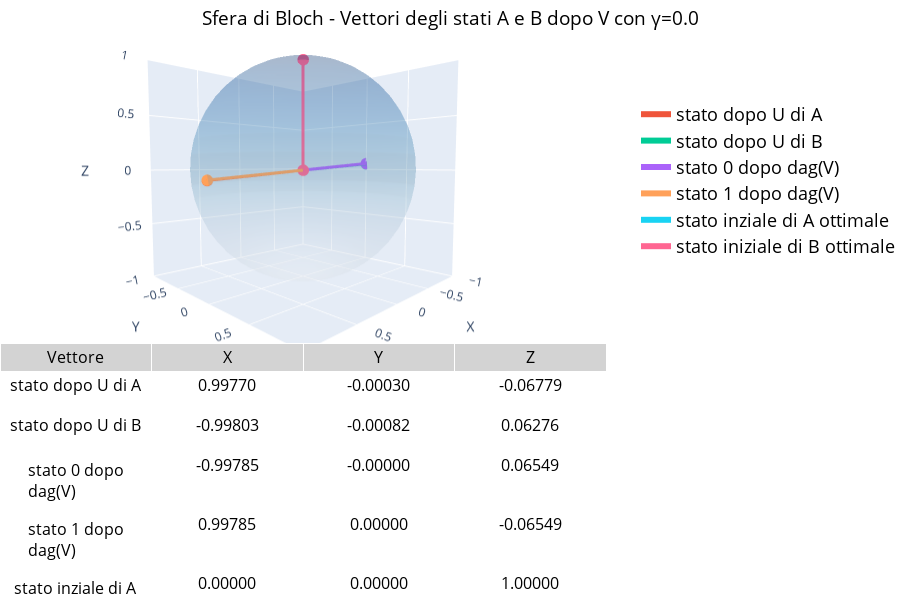
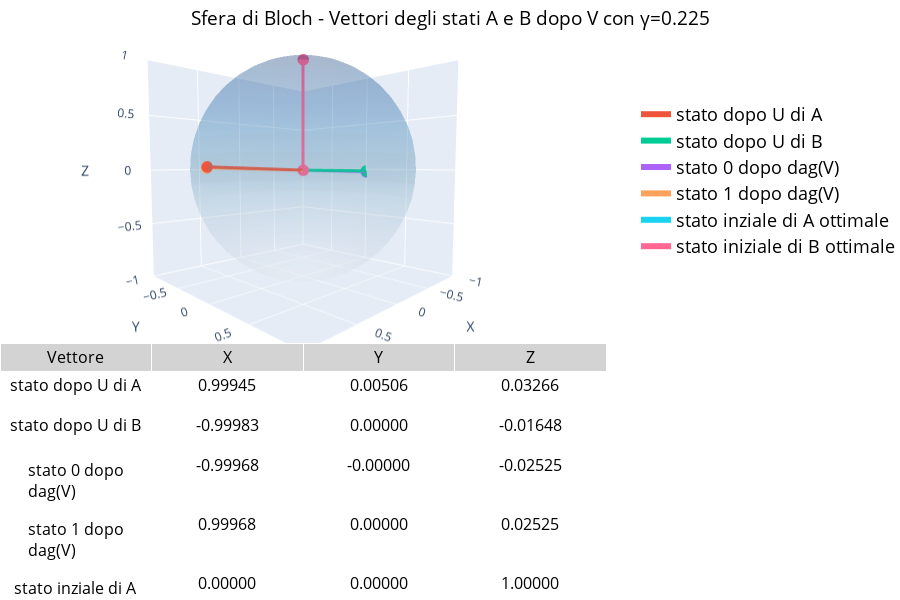
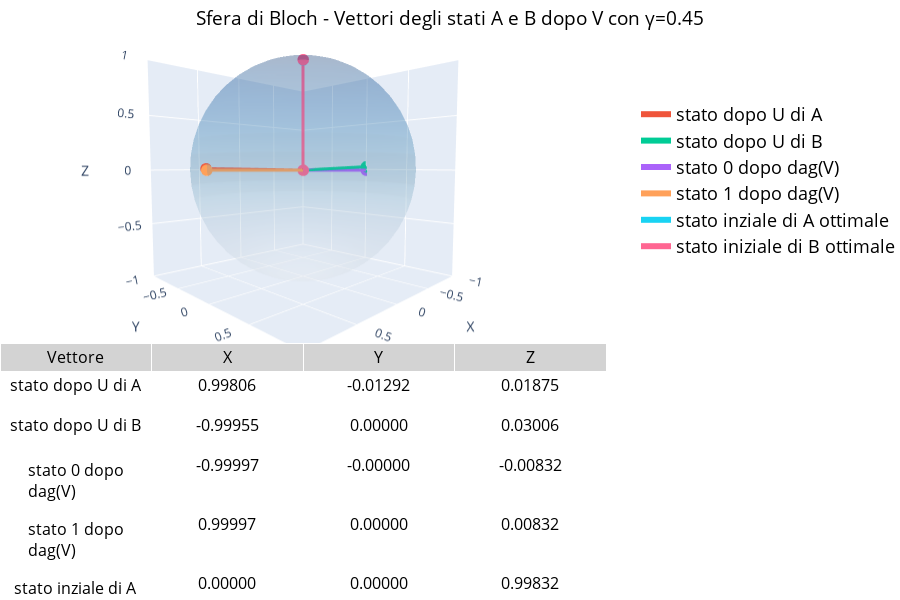
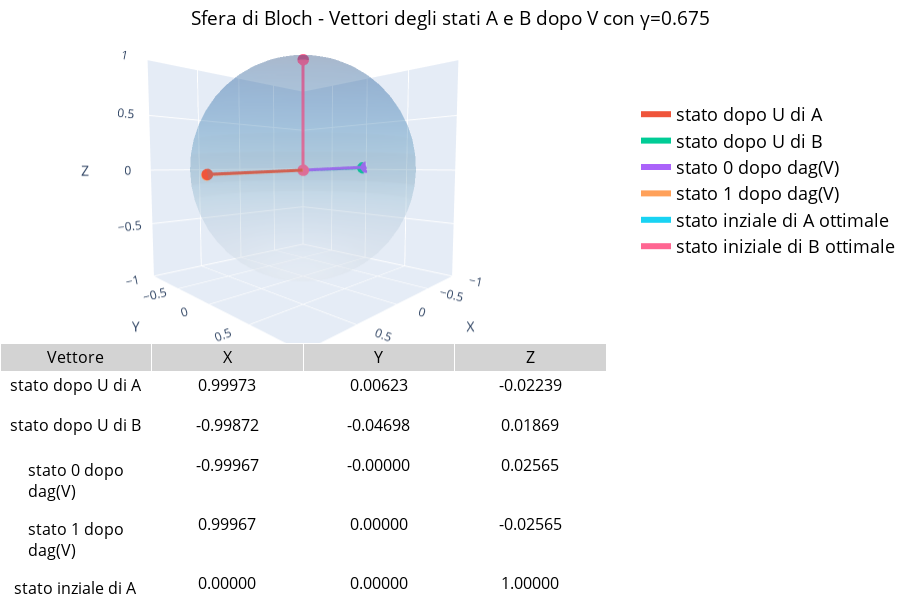

Notebook cell for these charts, in order:
### Markdown cell above
### Plot su sfera di Bloch

### Code cell
for elem in all_simulation:
    result, cost_history, n = elem
    qc_visualize = QuantumCircuit(3)
    qc_visualize.ry(thetas[0], 2)
    qc_visualize.cx(2,0)
    qc_visualize1 = QuantumCircuit(3)
    qc_visualize1.ry(thetas[0], 2)
    qc_visualize1.cx(2,0)
    bound_in_a = qc_visualize.assign_parameters({thetas[0]: (result.x[0])})
    bound_in_b = qc_visualize1.assign_parameters({thetas[0]: (result.x[1])})
    state_in_a = partial_trace(DensityMatrix.from_label("000").evolve(bound_in_a),[1,2])
    state_in_b = partial_trace(DensityMatrix.from_label("000").evolve(bound_in_b),[1,2])
    # display(state_in_a.draw("latex"))
    # display(state_in_b.draw("latex"))
    qc_visualize.rx(thetas[1], 0)
    qc_visualize.ry(thetas[2], 0)
    qc_visualize.rz(thetas[3], 0)
    
    qc_visualize1.ry(thetas[1], 0)
    qc_visualize1.rz(thetas[2], 0)
    
    #qc_visualize.append(amplitude_damping_gate_qi(n),[0,1])
    # qc_visualize1.append(amplitude_damping_gate_qi(-n),[0,1])

    bound_a = qc_visualize.assign_parameters({thetas[0]: result.x[0],
                                              thetas[1]:result.x[2],
                                               thetas[2]:result.x[4],thetas[3]:result.x[6]})
    bound_b = qc_visualize.assign_parameters({thetas[0]: result.x[1],
                                               thetas[1]:result.x[3],
                                               thetas[2]:result.x[5], thetas[3]:result.x[7]})

    bound_c = qc_visualize1.assign_parameters({thetas[0]: noise_to_theta(0), thetas[1]:-result.x[9],thetas[2]:-result.x[8]})
    bound_d = qc_visualize1.assign_parameters({thetas[0]: noise_to_theta(1), thetas[1]:-result.x[9],thetas[2]:-result.x[8]})


    state_a = partial_trace(DensityMatrix.from_label("000").evolve(bound_a),[1,2])
    state_b = partial_trace(DensityMatrix.from_label("000").evolve(bound_b),[1,2])
    state_c = partial_trace(DensityMatrix.from_label("000").evolve(bound_c),[1,2])
    state_d = partial_trace(DensityMatrix.from_label("000").evolve(bound_d),[1,2])


    # display(state_a.draw("text"))
    # display(state_c.draw("text"))
    # display(state_d.draw("text"))

    from qiskit.visualization.bloch import Bloch
    import numpy as np

    from qiskit.visualization import *
    import plotly.graph_objects as go
    from plotly.subplots import make_subplots

    # Ottieni il Bloch vector (x, y, z)
    bloch_vect_enc_in_a = [state_in_a._expectation_value_pauli(Pauli(p)) for p in ['X', 'Y', 'Z']]
    bloch_vect_enc_in_b = [state_in_b._expectation_value_pauli(Pauli(p)) for p in ['X', 'Y', 'Z']]

    bloch_vect_enc_a = [state_a._expectation_value_pauli(Pauli(p)) for p in ['X', 'Y', 'Z']]
    bloch_vect_enc_b = [state_b._expectation_value_pauli(Pauli(p)) for p in ['X', 'Y', 'Z']]
    bloch_vect_enc_c = [state_c._expectation_value_pauli(Pauli(p)) for p in ['X', 'Y', 'Z']]
    bloch_vect_enc_d = [state_d._expectation_value_pauli(Pauli(p)) for p in ['X', 'Y', 'Z']]


    b = Bloch(figsize=[5,5],font_size=10)
    b.add_vectors([bloch_vect_enc_a, bloch_vect_enc_b, bloch_vect_enc_c,bloch_vect_enc_d,bloch_vect_enc_in_a,bloch_vect_enc_in_b])  # aggiunge il vettore
    # Aggiungi annotazioni
    x,y,z = bloch_vect_enc_a
    b.add_annotation(bloch_vect_enc_a,f"$ \\rho_A $")
    b.add_annotation([1,-0.2,-0.8],f"$ \\rho_A = ({x:.3f},{y:.3f},{z:.3f}) $")
    x,y,z = bloch_vect_enc_b
    b.add_annotation(bloch_vect_enc_b,f"$ \\rho_B $")
    b.add_annotation([1,1.3,-0.29],f"$ \\rho_B =  ({x:.3f},{y:.3f},{z:.3f}) $")
    x,y,z = bloch_vect_enc_c
    #b.add_annotation(bloch_vect_enc_c,f"$ \\rho_B $")
    b.add_annotation(bloch_vect_enc_c,f"$ \\rho_C =  ({x:.3f},{y:.3f},{z:.3f}) $")
    x,y,z = bloch_vect_enc_d
    #b.add_annotation(bloch_vect_enc_c,f"$ \\rho_B $")
    b.add_annotation(bloch_vect_enc_d,f"$ \\rho_D =  ({x:.3f},{y:.3f},{z:.3f}) $")
    x,y,z = bloch_vect_enc_in_a
    #b.add_annotation(bloch_vect_enc_c,f"$ \\rho_B $")
    b.add_annotation(bloch_vect_enc_in_a,f"$ in_A =  ({x:.3f},{y:.3f},{z:.3f}) $")
    x,y,z = bloch_vect_enc_in_b
    #b.add_annotation(bloch_vect_enc_c,f"$ \\rho_B $")
    b.add_annotation(bloch_vect_enc_in_b,f"$ in_B =  ({x:.3f},{y:.3f},{z:.3f}) $")

    # Titolo personalizzato
    b.render(title = f"rappresentazione degli stati dopo encoding e decoding con η={n}")
    #display(b.fig)
    salva_plot_png(b.fig, f"bloch_qi_damping_{n}",radice,visualizzazione,_create = True, name_create = f"damping_{n}")

    def plot_multiple_bloch_vectors(bloch_vectors, name_vectors = None, title = None, noise = 0 ):
        """
        bloch_vectors: lista di tuple/liste [(x1,y1,z1), (x2,y2,z2), ...]
        """
        if name_vectors == None or len(name_vectors) != len(bloch_vectors) :
            name_vectors = [f"Vettore {i}" for i in range(len(bloch_vectors))]

                

        # Mesh della sfera
        u, v = np.mgrid[0:2*np.pi:50j, 0:np.pi:25j]
        xs = np.cos(u)*np.sin(v)#*np.sqrt(1-noise)
        ys = np.sin(u)*np.sin(v)#*np.sqrt(1-noise)
        zs = np.cos(v)#*(1-noise) + noise

        fig = make_subplots(
            rows=2, cols=1,
            specs=[[{"type": "surface"}], [{"type": "table"}]],
            row_heights=[0.65, 0.55],
            vertical_spacing=0.00,
        )

        # Sfera
        fig.add_trace(go.Surface(
            x=xs, y=ys, z=zs,
            opacity=0.2, showscale=False, colorscale='Blues'
        ), row=1, col=1)

        # Dati per tabella
        labels = []
        x_vals, y_vals, z_vals = [], [], []

        # Aggiungi ogni vettore
        for i, (x, y, z) in enumerate(bloch_vectors):
            fig.add_trace(go.Scatter3d(
                x=[0, x], y=[0, y], z=[0, z],
                mode='lines+markers',
                marker=dict(size=4),
                line=dict(width=6),
                name=name_vectors[i]
            ), row=1, col=1)

            labels.append(name_vectors[i])
            x_vals.append(f"{x:.5f}")
            y_vals.append(f"{y:.5f}")
            z_vals.append(f"{z:.5f}")

        # Tabella
        fig.add_trace(go.Table(
            header=dict(values=["Vettore", "X", "Y", "Z"],
                        fill_color='lightgrey', align='center',
                        font=dict(size=16, color='black') ),
            cells=dict(values=[labels, x_vals, y_vals, z_vals],
                    fill_color='white', align='center',
                    height=40,
                    font=dict(size=16, color='black'),
                    )  
        ), row=2, col=1)

        # Layout
        fig.update_layout(
            title=dict(text=title,
                        font=dict(size=19, color="black"),
                        x=0.5,        # centrato orizzontalmente
                        y=0.98,       # un po' più alto del default
                        xanchor="center",
                        yanchor="top"
                        ),
            width=900,   # larghezza in pixel (≈ 8 pollici)
            height=600,
            scene_camera=dict(
                eye=dict(x=1.2, y=1.2, z=0.02),   # vista leggermente inclinata, bassa su z
                center=dict(x=0, y=0, z=-0.1),     # sposta il centro della scena un po’ più in alto
                up=dict(x=0, y=0, z=1)
            ),
            scene=dict(
                xaxis=dict(range=[-1., 1.], title='X'),
                yaxis=dict(range=[-1., 1.], title='Y'),
                zaxis=dict(range=[-1., 1.], title='Z'),
                aspectmode='cube'
            ),
            legend=dict(font=dict(size=18, color = 'black'),x=1.05, y=0.9),
            margin=dict(l=0, r=0, b=0, t=40)
        )
        # camera personalizzata o preset di default
        
        # camera = dict(eye=dict(x=1.6, y=1.6, z=0.2), up=dict(x=0, y=0, z=4))
        # fig.update_layout(scene_camera=camera)

        fig.show(config={"displaylogo": False, "scrollZoom": True})
        salva_plot_plotly(fig, f"bloch_py_damping_{n}",radice,visualizzazione,_create=True,name_create=f"damping_{n}")
    salva_plot_png(qc_visualize.draw("mpl"),"circuito_visualizzazione_encoding",radice,visualizzazione)
    salva_plot_png(qc_visualize1.draw("mpl"),"circuito_visualizzazione_decoding",radice,visualizzazione)
    # Usa la funzione
    display(plot_multiple_bloch_vectors([bloch_vect_enc_a, bloch_vect_enc_b,bloch_vect_enc_c,bloch_vect_enc_d,bloch_vect_enc_in_a,bloch_vect_enc_in_b], ["stato dopo U di A", "stato dopo U di B","stato 0 dopo dag(V)   ","stato 1 dopo dag(V)   ","stato inziale di A ottimale","stato iniziale di B ottimale"],f"Sfera di Bloch - Vettori degli stati A e B dopo V con γ={n}",n))
    # display(plot_interactive_bloch(bloch_vector_b))

### Figure 1 — Plotly figure (JSON) as saved in the notebook; plotly's stock layout.template omitted (floating-point values rounded to 4 significant figures; data arrays with more than 128 entries replaced by an {"elided": "..."} marker saying what was removed)
{"data": [{"colorscale": [[0, "rgb(247,251,255)"], [0.125, "rgb(222,235,247)"], [0.25, "rgb(198,219,239)"], [0.375, "rgb(158,202,225)"], [0.5, "rgb(107,174,214)"], [0.625, "rgb(66,146,198)"], [0.75, "rgb(33,113,181)"], [0.875, "rgb(8,81,156)"], [1, "rgb(8,48,107)"]], "opacity": 0.2, "scene": "scene", "showscale": false, "type": "surface", "x": {"elided": "50x25 float values"}, "y": {"elided": "50x25 float values"}, "z": {"elided": "50x25 float values"}}, {"line": {"width": 6}, "marker": {"size": 4}, "mode": "lines+markers", "name": "stato dopo U di A", "scene": "scene", "type": "scatter3d", "x": [0, 0.9977], "y": [0, -0.0003024], "z": [0, -0.06779]}, {"line": {"width": 6}, "marker": {"size": 4}, "mode": "lines+markers", "name": "stato dopo U di B", "scene": "scene", "type": "scatter3d", "x": [0, -0.998], "y": [0, -0.0008206], "z": [0, 0.06276]}, {"line": {"width": 6}, "marker": {"size": 4}, "mode": "lines+markers", "name": "stato 0 dopo dag(V)   ", "scene": "scene", "type": "scatter3d", "x": [0, -0.9979], "y": [0, -2.444e-16], "z": [0, 0.06549]}, {"line": {"width": 6}, "marker": {"size": 4}, "mode": "lines+markers", "name": "stato 1 dopo dag(V)   ", "scene": "scene", "type": "scatter3d", "x": [0, 0.9979], "y": [0, 2.444e-16], "z": [0, -0.06549]}, {"line": {"width": 6}, "marker": {"size": 4}, "mode": "lines+markers", "name": "stato inziale di A ottimale", "scene": "scene", "type": "scatter3d", "x": [0, 0], "y": [0, 0], "z": [0, 1]}, {"line": {"width": 6}, "marker": {"size": 4}, "mode": "lines+markers", "name": "stato iniziale di B ottimale", "scene": "scene", "type": "scatter3d", "x": [0, 0], "y": [0, 0], "z": [0, 1.0]}, {"cells": {"align": "center", "fill": {"color": "white"}, "font": {"color": "black", "size": 16}, "height": 40, "values": [["stato dopo U di A", "stato dopo U di B", "stato 0 dopo dag(V)   ", "stato 1 dopo dag(V)   ", "stato inziale di A ottimale", "stato iniziale di B ottimale"], ["0.99770", "-0.99803", "-0.99785", "0.99785", "0.00000", "0.00000"], ["-0.00030", "-0.00082", "-0.00000", "0.00000", "0.00000", "0.00000"], ["-0.06779", "0.06276", "0.06549", "-0.06549", "1.00000", "1.00000"]]}, "domain": {"x": [0, 1], "y": [0, 0.4583]}, "header": {"align": "center", "fill": {"color": "lightgrey"}, "font": {"color": "black", "size": 16}, "values": ["Vettore", "X", "Y", "Z"]}, "type": "table"}], "layout": {"height": 600, "legend": {"font": {"color": "black", "size": 18}, "x": 1.05, "y": 0.9}, "margin": {"b": 0, "l": 0, "r": 0, "t": 40}, "scene": {"aspectmode": "cube", "camera": {"center": {"x": 0, "y": 0, "z": -0.1}, "eye": {"x": 1.2, "y": 1.2, "z": 0.02}, "up": {"x": 0, "y": 0, "z": 1}}, "domain": {"x": [0, 1], "y": [0.4583, 1]}, "xaxis": {"range": [-1, 1], "title": {"text": "X"}}, "yaxis": {"range": [-1, 1], "title": {"text": "Y"}}, "zaxis": {"range": [-1, 1], "title": {"text": "Z"}}}, "title": {"font": {"color": "black", "size": 19}, "text": "Sfera di Bloch - Vettori degli stati A e B dopo V con γ=0.0", "x": 0.5, "xanchor": "center", "y": 0.98, "yanchor": "top"}, "width": 900}}

### Figure 2 — Plotly figure (JSON) as saved in the notebook; plotly's stock layout.template omitted (floating-point values rounded to 4 significant figures; data arrays with more than 128 entries replaced by an {"elided": "..."} marker saying what was removed)
{"data": [{"colorscale": [[0, "rgb(247,251,255)"], [0.125, "rgb(222,235,247)"], [0.25, "rgb(198,219,239)"], [0.375, "rgb(158,202,225)"], [0.5, "rgb(107,174,214)"], [0.625, "rgb(66,146,198)"], [0.75, "rgb(33,113,181)"], [0.875, "rgb(8,81,156)"], [1, "rgb(8,48,107)"]], "opacity": 0.2, "scene": "scene", "showscale": false, "type": "surface", "x": {"elided": "50x25 float values"}, "y": {"elided": "50x25 float values"}, "z": {"elided": "50x25 float values"}}, {"line": {"width": 6}, "marker": {"size": 4}, "mode": "lines+markers", "name": "stato dopo U di A", "scene": "scene", "type": "scatter3d", "x": [0, 0.9995], "y": [0, 0.005056], "z": [0, 0.03266]}, {"line": {"width": 6}, "marker": {"size": 4}, "mode": "lines+markers", "name": "stato dopo U di B", "scene": "scene", "type": "scatter3d", "x": [0, -0.9998], "y": [0, 2.449e-16], "z": [0, -0.01648]}, {"line": {"width": 6}, "marker": {"size": 4}, "mode": "lines+markers", "name": "stato 0 dopo dag(V)   ", "scene": "scene", "type": "scatter3d", "x": [0, -0.9997], "y": [0, -2.449e-16], "z": [0, -0.02525]}, {"line": {"width": 6}, "marker": {"size": 4}, "mode": "lines+markers", "name": "stato 1 dopo dag(V)   ", "scene": "scene", "type": "scatter3d", "x": [0, 0.9997], "y": [0, 2.449e-16], "z": [0, 0.02525]}, {"line": {"width": 6}, "marker": {"size": 4}, "mode": "lines+markers", "name": "stato inziale di A ottimale", "scene": "scene", "type": "scatter3d", "x": [0, 0], "y": [0, 0], "z": [0, 1]}, {"line": {"width": 6}, "marker": {"size": 4}, "mode": "lines+markers", "name": "stato iniziale di B ottimale", "scene": "scene", "type": "scatter3d", "x": [0, 0], "y": [0, 0], "z": [0, 1.0]}, {"cells": {"align": "center", "fill": {"color": "white"}, "font": {"color": "black", "size": 16}, "height": 40, "values": [["stato dopo U di A", "stato dopo U di B", "stato 0 dopo dag(V)   ", "stato 1 dopo dag(V)   ", "stato inziale di A ottimale", "stato iniziale di B ottimale"], ["0.99945", "-0.99983", "-0.99968", "0.99968", "0.00000", "0.00000"], ["0.00506", "0.00000", "-0.00000", "0.00000", "0.00000", "0.00000"], ["0.03266", "-0.01648", "-0.02525", "0.02525", "1.00000", "0.99996"]]}, "domain": {"x": [0, 1], "y": [0, 0.4583]}, "header": {"align": "center", "fill": {"color": "lightgrey"}, "font": {"color": "black", "size": 16}, "values": ["Vettore", "X", "Y", "Z"]}, "type": "table"}], "layout": {"height": 600, "legend": {"font": {"color": "black", "size": 18}, "x": 1.05, "y": 0.9}, "margin": {"b": 0, "l": 0, "r": 0, "t": 40}, "scene": {"aspectmode": "cube", "camera": {"center": {"x": 0, "y": 0, "z": -0.1}, "eye": {"x": 1.2, "y": 1.2, "z": 0.02}, "up": {"x": 0, "y": 0, "z": 1}}, "domain": {"x": [0, 1], "y": [0.4583, 1]}, "xaxis": {"range": [-1, 1], "title": {"text": "X"}}, "yaxis": {"range": [-1, 1], "title": {"text": "Y"}}, "zaxis": {"range": [-1, 1], "title": {"text": "Z"}}}, "title": {"font": {"color": "black", "size": 19}, "text": "Sfera di Bloch - Vettori degli stati A e B dopo V con γ=0.225", "x": 0.5, "xanchor": "center", "y": 0.98, "yanchor": "top"}, "width": 900}}

### Figure 3 — Plotly figure (JSON) as saved in the notebook; plotly's stock layout.template omitted (floating-point values rounded to 4 significant figures; data arrays with more than 128 entries replaced by an {"elided": "..."} marker saying what was removed)
{"data": [{"colorscale": [[0, "rgb(247,251,255)"], [0.125, "rgb(222,235,247)"], [0.25, "rgb(198,219,239)"], [0.375, "rgb(158,202,225)"], [0.5, "rgb(107,174,214)"], [0.625, "rgb(66,146,198)"], [0.75, "rgb(33,113,181)"], [0.875, "rgb(8,81,156)"], [1, "rgb(8,48,107)"]], "opacity": 0.2, "scene": "scene", "showscale": false, "type": "surface", "x": {"elided": "50x25 float values"}, "y": {"elided": "50x25 float values"}, "z": {"elided": "50x25 float values"}}, {"line": {"width": 6}, "marker": {"size": 4}, "mode": "lines+markers", "name": "stato dopo U di A", "scene": "scene", "type": "scatter3d", "x": [0, 0.9981], "y": [0, -0.01292], "z": [0, 0.01875]}, {"line": {"width": 6}, "marker": {"size": 4}, "mode": "lines+markers", "name": "stato dopo U di B", "scene": "scene", "type": "scatter3d", "x": [0, -0.9995], "y": [0, 2.449e-16], "z": [0, 0.03006]}, {"line": {"width": 6}, "marker": {"size": 4}, "mode": "lines+markers", "name": "stato 0 dopo dag(V)   ", "scene": "scene", "type": "scatter3d", "x": [0, -1.0], "y": [0, -2.449e-16], "z": [0, -0.008321]}, {"line": {"width": 6}, "marker": {"size": 4}, "mode": "lines+markers", "name": "stato 1 dopo dag(V)   ", "scene": "scene", "type": "scatter3d", "x": [0, 1.0], "y": [0, 2.449e-16], "z": [0, 0.008321]}, {"line": {"width": 6}, "marker": {"size": 4}, "mode": "lines+markers", "name": "stato inziale di A ottimale", "scene": "scene", "type": "scatter3d", "x": [0, 0], "y": [0, 0], "z": [0, 0.9983]}, {"line": {"width": 6}, "marker": {"size": 4}, "mode": "lines+markers", "name": "stato iniziale di B ottimale", "scene": "scene", "type": "scatter3d", "x": [0, 0], "y": [0, 0], "z": [0, 1]}, {"cells": {"align": "center", "fill": {"color": "white"}, "font": {"color": "black", "size": 16}, "height": 40, "values": [["stato dopo U di A", "stato dopo U di B", "stato 0 dopo dag(V)   ", "stato 1 dopo dag(V)   ", "stato inziale di A ottimale", "stato iniziale di B ottimale"], ["0.99806", "-0.99955", "-0.99997", "0.99997", "0.00000", "0.00000"], ["-0.01292", "0.00000", "-0.00000", "0.00000", "0.00000", "0.00000"], ["0.01875", "0.03006", "-0.00832", "0.00832", "0.99832", "1.00000"]]}, "domain": {"x": [0, 1], "y": [0, 0.4583]}, "header": {"align": "center", "fill": {"color": "lightgrey"}, "font": {"color": "black", "size": 16}, "values": ["Vettore", "X", "Y", "Z"]}, "type": "table"}], "layout": {"height": 600, "legend": {"font": {"color": "black", "size": 18}, "x": 1.05, "y": 0.9}, "margin": {"b": 0, "l": 0, "r": 0, "t": 40}, "scene": {"aspectmode": "cube", "camera": {"center": {"x": 0, "y": 0, "z": -0.1}, "eye": {"x": 1.2, "y": 1.2, "z": 0.02}, "up": {"x": 0, "y": 0, "z": 1}}, "domain": {"x": [0, 1], "y": [0.4583, 1]}, "xaxis": {"range": [-1, 1], "title": {"text": "X"}}, "yaxis": {"range": [-1, 1], "title": {"text": "Y"}}, "zaxis": {"range": [-1, 1], "title": {"text": "Z"}}}, "title": {"font": {"color": "black", "size": 19}, "text": "Sfera di Bloch - Vettori degli stati A e B dopo V con γ=0.45", "x": 0.5, "xanchor": "center", "y": 0.98, "yanchor": "top"}, "width": 900}}

### Figure 4 — Plotly figure (JSON) as saved in the notebook; plotly's stock layout.template omitted (floating-point values rounded to 4 significant figures; data arrays with more than 128 entries replaced by an {"elided": "..."} marker saying what was removed)
{"data": [{"colorscale": [[0, "rgb(247,251,255)"], [0.125, "rgb(222,235,247)"], [0.25, "rgb(198,219,239)"], [0.375, "rgb(158,202,225)"], [0.5, "rgb(107,174,214)"], [0.625, "rgb(66,146,198)"], [0.75, "rgb(33,113,181)"], [0.875, "rgb(8,81,156)"], [1, "rgb(8,48,107)"]], "opacity": 0.2, "scene": "scene", "showscale": false, "type": "surface", "x": {"elided": "50x25 float values"}, "y": {"elided": "50x25 float values"}, "z": {"elided": "50x25 float values"}}, {"line": {"width": 6}, "marker": {"size": 4}, "mode": "lines+markers", "name": "stato dopo U di A", "scene": "scene", "type": "scatter3d", "x": [0, 0.9997], "y": [0, 0.006225], "z": [0, -0.02239]}, {"line": {"width": 6}, "marker": {"size": 4}, "mode": "lines+markers", "name": "stato dopo U di B", "scene": "scene", "type": "scatter3d", "x": [0, -0.9987], "y": [0, -0.04698], "z": [0, 0.01869]}, {"line": {"width": 6}, "marker": {"size": 4}, "mode": "lines+markers", "name": "stato 0 dopo dag(V)   ", "scene": "scene", "type": "scatter3d", "x": [0, -0.9997], "y": [0, -2.448e-16], "z": [0, 0.02565]}, {"line": {"width": 6}, "marker": {"size": 4}, "mode": "lines+markers", "name": "stato 1 dopo dag(V)   ", "scene": "scene", "type": "scatter3d", "x": [0, 0.9997], "y": [0, 2.448e-16], "z": [0, -0.02565]}, {"line": {"width": 6}, "marker": {"size": 4}, "mode": "lines+markers", "name": "stato inziale di A ottimale", "scene": "scene", "type": "scatter3d", "x": [0, 0], "y": [0, 0], "z": [0, 1]}, {"line": {"width": 6}, "marker": {"size": 4}, "mode": "lines+markers", "name": "stato iniziale di B ottimale", "scene": "scene", "type": "scatter3d", "x": [0, 0], "y": [0, 0], "z": [0, 1]}, {"cells": {"align": "center", "fill": {"color": "white"}, "font": {"color": "black", "size": 16}, "height": 40, "values": [["stato dopo U di A", "stato dopo U di B", "stato 0 dopo dag(V)   ", "stato 1 dopo dag(V)   ", "stato inziale di A ottimale", "stato iniziale di B ottimale"], ["0.99973", "-0.99872", "-0.99967", "0.99967", "0.00000", "0.00000"], ["0.00623", "-0.04698", "-0.00000", "0.00000", "0.00000", "0.00000"], ["-0.02239", "0.01869", "0.02565", "-0.02565", "1.00000", "1.00000"]]}, "domain": {"x": [0, 1], "y": [0, 0.4583]}, "header": {"align": "center", "fill": {"color": "lightgrey"}, "font": {"color": "black", "size": 16}, "values": ["Vettore", "X", "Y", "Z"]}, "type": "table"}], "layout": {"height": 600, "legend": {"font": {"color": "black", "size": 18}, "x": 1.05, "y": 0.9}, "margin": {"b": 0, "l": 0, "r": 0, "t": 40}, "scene": {"aspectmode": "cube", "camera": {"center": {"x": 0, "y": 0, "z": -0.1}, "eye": {"x": 1.2, "y": 1.2, "z": 0.02}, "up": {"x": 0, "y": 0, "z": 1}}, "domain": {"x": [0, 1], "y": [0.4583, 1]}, "xaxis": {"range": [-1, 1], "title": {"text": "X"}}, "yaxis": {"range": [-1, 1], "title": {"text": "Y"}}, "zaxis": {"range": [-1, 1], "title": {"text": "Z"}}}, "title": {"font": {"color": "black", "size": 19}, "text": "Sfera di Bloch - Vettori degli stati A e B dopo V con γ=0.675", "x": 0.5, "xanchor": "center", "y": 0.98, "yanchor": "top"}, "width": 900}}
